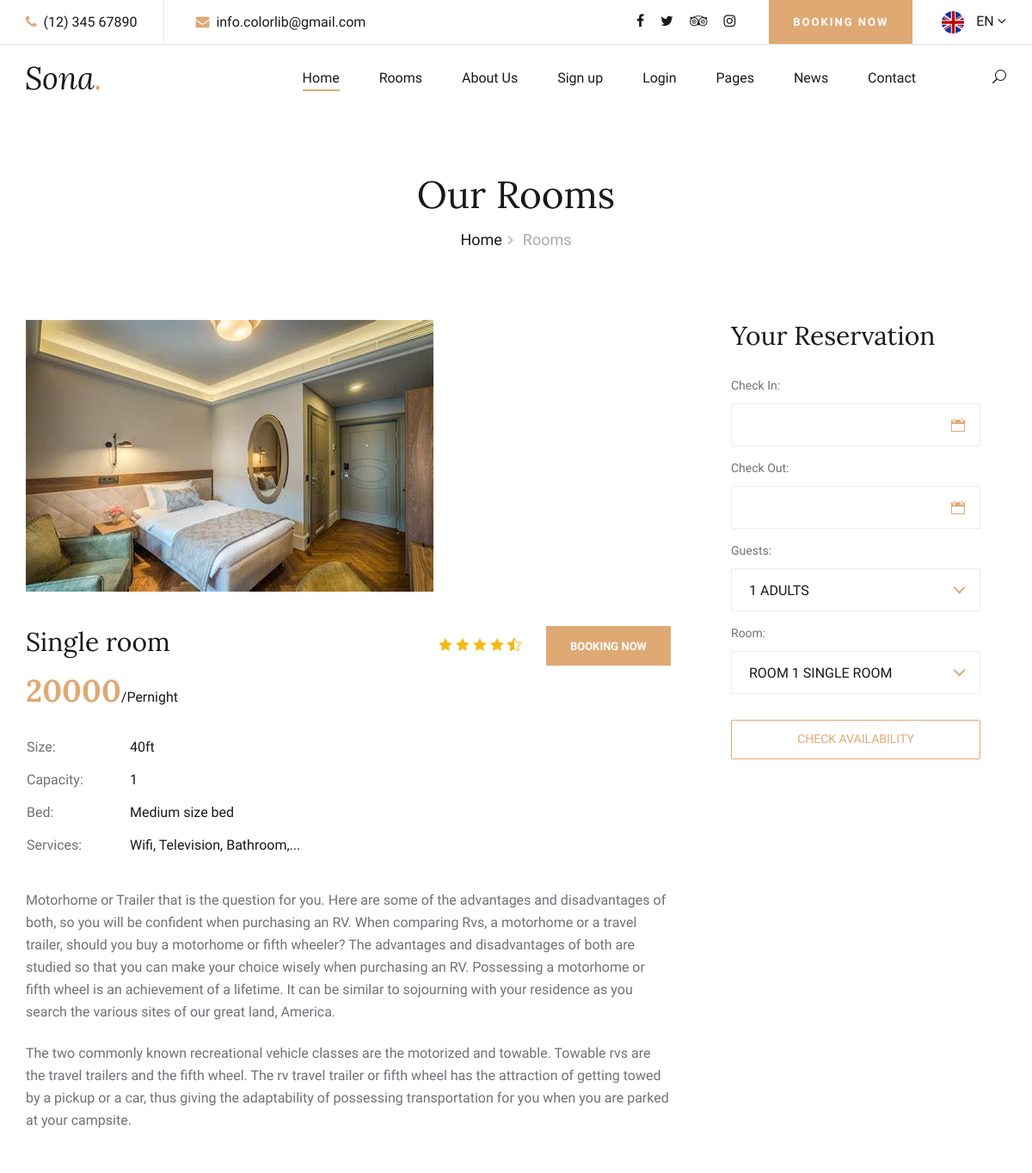
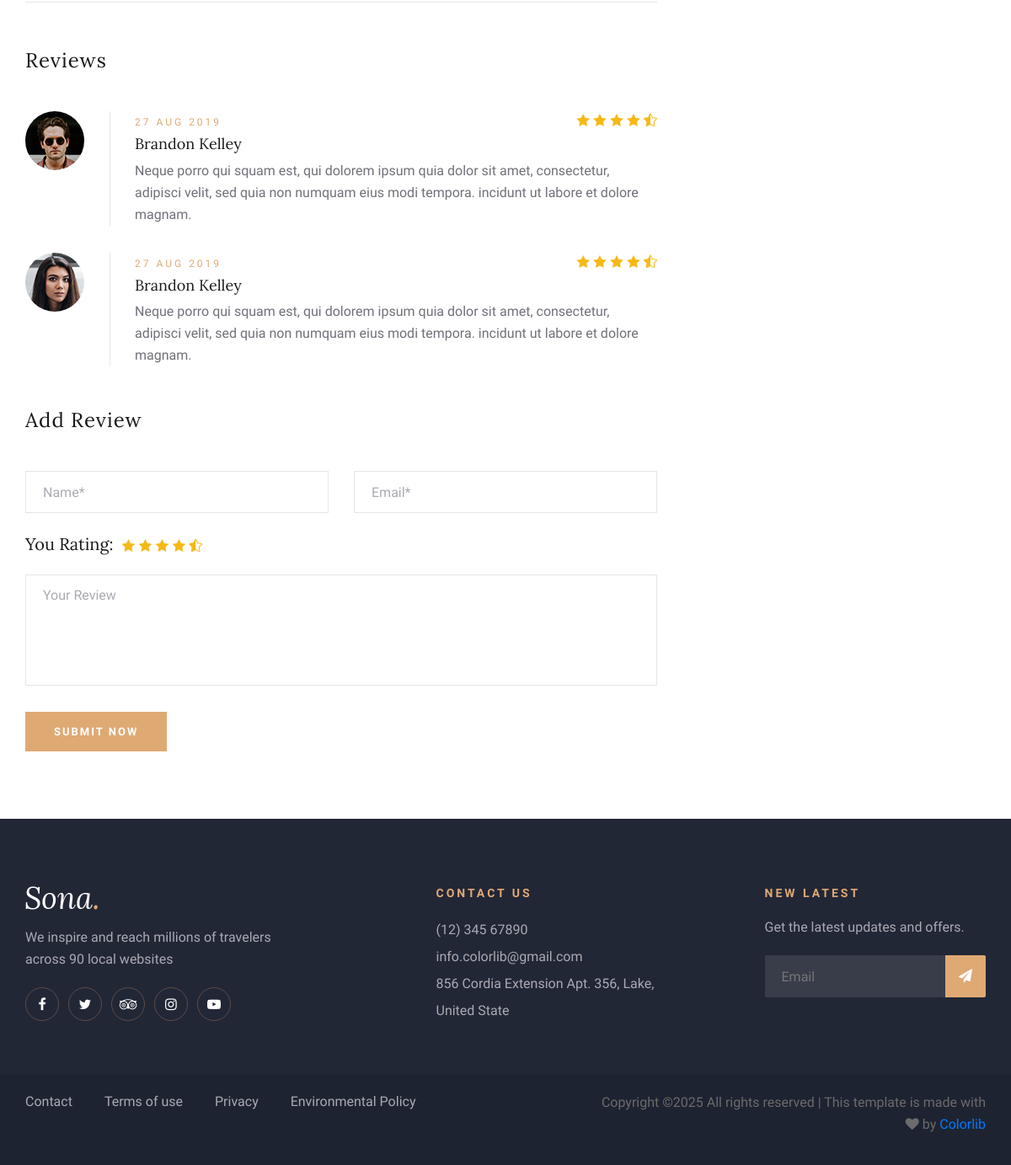
/rooms/room_details/1/, run on the app's committed database (2 pictures, top to bottom).
### rooms/models.py (models this page shows, shortened)
class Rooms(models.Model):
    room_type=models.CharField(max_length=50)
    room_number=models.CharField(max_length=20,unique=True)
    size=models.CharField(max_length=40)
    image=models.ImageField(upload_to='photos/room')
    capacity=models.CharField(max_length=30)
    bed=models.CharField(max_length=100)
    price_per_night=models.IntegerField()
    is_available=models.BooleanField(default=True)

### rooms/views.py (the view)
# urls.py: path('room_details/<int:id>/',views.room_details,name='room_details'),
def room_details(request,id):
    single_room=Rooms.objects.get(id=id)
    context={
        'single_room':single_room
    }
    return render(request,'room-details.html',context)

### templates/room-details.html (shortened to what this page needs)
     {%extends "base.html"%}
     {%block pagecontent%}
    <div class="breadcrumb-section">
        <div class="container">
            <div class="row">
                <div class="col-lg-12">
                    <div class="breadcrumb-text">
                        <h2>Our Rooms</h2>
                        <div class="bt-option">
                            <a href="./home.html">Home</a>
                            <span>Rooms</span>
                        </div>
                    </div>
                </div>
            </div>
        </div>
    </div>
    <section class="room-details-section spad">
        <div class="container">
            <div class="row">
                <div class="col-lg-8">
                    <div class="room-details-item">
                        <img src="{{single_room.image.url}}" alt="">
                        <div class="rd-text">
                            <div class="rd-title">
                                <h3>{{single_room.room_type}}</h3>
                                <div class="rdt-right">
                                    <div class="rating">
                                        <i class="icon_star"></i>
                                        <i class="icon_star"></i>
                                        <i class="icon_star"></i>
                                        <i class="icon_star"></i>
                                        <i class="icon_star-half_alt"></i>
                                    </div>
                                    <a href="#">Booking Now</a>
                                </div>
                            </div>
                            <h2>{{single_room.price_per_night}}<span>/Pernight</span></h2>
                            <table>
                                <tbody>
                                    <tr>
                                        <td class="r-o">Size:</td>
                                        <td>{{single_room.size}}ft</td>
                                    </tr>
                                    <tr>
                                        <td class="r-o">Capacity:</td>
                                        <td>{{single_room.capacity}}</td>
                                    </tr>
                                    <tr>
                                        <td class="r-o">Bed:</td>
                                        <td>{{single_room.bed}}</td>
                                    </tr>
                                    <tr>
                                        <td class="r-o">Services:</td>
                                        <td>Wifi, Television, Bathroom,...</td>
                                    </tr>
                                </tbody>
                            </table>
                            <p class="f-para">Motorhome or Trailer that is the question for you. Here are some of the
                                advantages and disadvantages of both, so you will be confident when purchasing an RV.
                                When comparing Rvs, a motorhome or a travel trailer, should you buy a motorhome or fifth
                                wheeler? The advantages and disadvantages of both are studied so that you can make your
                                choice wisely when purchasing an RV. Possessing a motorhome or fifth wheel is an
                                achievement of a lifetime. It can be similar to sojourning with your residence as you
                                search the various sites of our great land, America.</p>
                            <p>The two commonly known recreational vehicle classes are the motorized and towable.
                                Towable rvs are the travel trailers and the fifth wheel. The rv travel trailer or fifth
                                wheel has the attraction of getting towed by a pickup or a car, thus giving the
                                adaptability of possessing transportation for you when you are parked at your campsite.
                            </p>
                        </div>
                    </div>
                    <div class="rd-reviews">
                        <h4>Reviews</h4>
                        <div class="review-item">
                            <div class="ri-pic">
                                <img src="img/room/avatar/avatar-1.jpg" alt="">
                            </div>
                            <div class="ri-text">
                                <span>27 Aug 2019</span>
                                <div class="rating">
                                    <i class="icon_star"></i>
                                    <i class="icon_star"></i>
                                    <i class="icon_star"></i>
                                    <i class="icon_star"></i>
                                    <i class="icon_star-half_alt"></i>
                                </div>
                                <h5>Brandon Kelley</h5>
                                <p>Neque porro qui squam est, qui dolorem ipsum quia dolor sit amet, consectetur,
                                    adipisci velit, sed quia non numquam eius modi tempora. incidunt ut labore et dolore
                                    magnam.</p>
                            </div>
                        </div>
                        <div class="review-item">
                            <div class="ri-pic">
                                <img src="img/room/avatar/avatar-2.jpg" alt="">
                            </div>
                            <div class="ri-text">
                                <span>27 Aug 2019</span>
                                <div class="rating">
                                    <i class="icon_star"></i>
                                    <i class="icon_star"></i>
                                    <i class="icon_star"></i>
                                    <i class="icon_star"></i>
                                    <i class="icon_star-half_alt"></i>
                                </div>
                                <h5>Brandon Kelley</h5>
                                <p>Neque porro qui squam est, qui dolorem ipsum quia dolor sit amet, consectetur,
                                    adipisci velit, sed quia non numquam eius modi tempora. incidunt ut labore et dolore
                                    magnam.</p>
                            </div>
                        </div>
                    </div>
                    <div class="review-add">
                        <h4>Add Review</h4>
                        <form action="#" class="ra-form">
                            <div class="row">
                                <div class="col-lg-6">
                                    <input type="text" placeholder="Name*">
                                </div>
                                <div class="col-lg-6">
                                    <input type="text" placeholder="Email*">
                                </div>
                                <div class="col-lg-12">
                                    <div>
                                        <h5>You Rating:</h5>
                                        <div class="rating">
                                            <i class="icon_star"></i>
                                            <i class="icon_star"></i>
                                            <i class="icon_star"></i>
                                            <i class="icon_star"></i>
                                            <i class="icon_star-half_alt"></i>
                                        </div>
                                    </div>
                                    <textarea placeholder="Your Review"></textarea>
                                    <button type="submit">Submit Now</button>
                                </div>
                            </div>
                        </form>
                    </div>
                </div>
                <div class="col-lg-4">
                    <div class="room-booking">
                        <h3>Your Reservation</h3>
                        <form action="{% url 'book_room' single_room.id  %} " method= "POST">
                            <div class="check-date">
                                <label for="date-in">Check In:</label>
                                <input type="text"  class="date-input" id="date-in" name="check_in" required>
                                <i class="icon_calendar"></i>
                            </div>
                            <div class="check-date">
                                <label for="date-out">Check Out:</label>
                                <input type="text" class="date-input" id="date-out" name="check_out" required>
                                <i class="icon_calendar"></i>
                            </div>
                            <div class="select-option">
                                <label for="guest">Guests:</label>
                            </div>
                            <div class="select-option">
                                <label for="room">Room:</label>
                            </div>
                            <button type="submit">Check Availability</button>
                        </form>
                    </div>
                </div>
            </div>
        </div>
    </section>
    {%endblock%}

### data on the page
Rooms: image (picture), room_type "Single room", price_per_night "20000", size "40", capacity "1", bed "Medium size bed"
